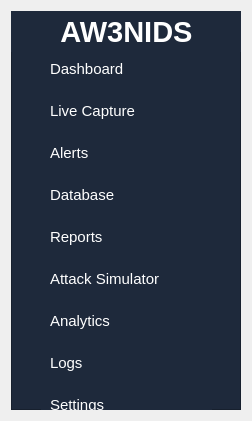
   <widget class="QWidget" name="horizontalLayoutWidget">
    <property name="geometry">
     <rect>
      <x>10</x>
      <y>0</y>
      <width>230</width>
      <height>421</height>
     </rect>
    </property>
    <property name="maximumSize">
     <size>
      <width>230</width>
      <height>16777215</height>
     </size>
    </property>
    <layout class="QHBoxLayout" name="horizontalLayout">
     <item>
      <widget class="QFrame" name="sidebarFrame">
       <property name="enabled">
        <bool>true</bool>
       </property>
       <property name="minimumSize">
        <size>
         <width>230</width>
         <height>0</height>
        </size>
       </property>
       <property name="maximumSize">
        <size>
         <width>230</width>
         <height>16777215</height>
        </size>
       </property>
       <property name="autoFillBackground">
        <bool>false</bool>
       </property>
       <property name="styleSheet">
        <string notr="true">background-color:#1E293B;</string>
       </property>
       <property name="frameShape">
        <enum>QFrame::StyledPanel</enum>
       </property>
       <property name="frameShadow">
        <enum>QFrame::Raised</enum>
       </property>
       <widget class="QLabel" name="iblLogo">
        <property name="geometry">
         <rect>
          <x>0</x>
          <y>0</y>
          <width>231</width>
          <height>41</height>
         </rect>
        </property>
        <property name="styleSheet">
         <string notr="true">font-size: 22pt;
font: 87 8pt &quot;Product Sans Black&quot;;
font-weight: bold;
color: white;</string>
        </property>
        <property name="text">
         <string>AW3NIDS</string>
        </property>
        <property name="alignment">
         <set>Qt::AlignCenter</set>
        </property>
       </widget>
       <widget class="QWidget" name="verticalLayoutWidget_2">
        <property name="geometry">
         <rect>
          <x>30</x>
          <y>40</y>
          <width>171</width>
          <height>374</height>
         </rect>
        </property>
        <layout class="QVBoxLayout" name="NavSidebar">
         <item>
          <widget class="QPushButton" name="btnDashboard">
           <property name="styleSheet">
            <string notr="true">QPushButton{
	font: 8pt &quot;Product Sans&quot;;
	background_color: #334155; 
	color: white;
	border: none;
	padding:9px;
	text-align: left;
	font-size: 11pt;
}

QPushButton:hover{
	background-color:#475569;
}

QPushButton:pressed{
	background-color: #0EA5E9;
}</string>
           </property>
           <property name="text">
            <string>Dashboard</string>
           </property>
          </widget>
         </item>
         <item>
          <widget class="QPushButton" name="btnLiveCapture">
           <property name="styleSheet">
            <string notr="true">QPushButton{
	font: 8pt &quot;Product Sans&quot;;
	background_color: #334155; 
	color: white;
	border: none;
	padding:9px;
	text-align: left;
	font-size: 11pt;
}

QPushButton:hover{
	background-color:#475569;
}

QPushButton:pressed{
	background-color: #0EA5E9;
}</string>
           </property>
           <property name="text">
            <string>Live Capture</string>
           </property>
          </widget>
         </item>
         <item>
          <widget class="QPushButton" name="btnAlerts">
           <property name="styleSheet">
            <string notr="true">QPushButton{
	font: 8pt &quot;Product Sans&quot;;
	background_color: #334155; 
	color: white;
	border: none;
	padding:9px;
	text-align: left;
	font-size: 11pt;
}

QPushButton:hover{
	background-color:#475569;
}

QPushButton:pressed{
	background-color: #0EA5E9;
}</string>
           </property>
           <property name="text">
            <string>Alerts</string>
           </property>
          </widget>
         </item>
         <item>
          <widget class="QPushButton" name="btnDatabase">
           <property name="styleSheet">
            <string notr="true">QPushButton{
	font: 8pt &quot;Product Sans&quot;;
	background_color: #334155; 
	color: white;
	border: none;
	padding:9px;
	text-align: left;
	font-size: 11pt;
}

QPushButton:hover{
	background-color:#475569;
}

QPushButton:pressed{
	background-color: #0EA5E9;
}</string>
           </property>
           <property name="text">
            <string>Database</string>
           </property>
          </widget>
         </item>
         <item>
          <widget class="QPushButton" name="btnReports">
           <property name="styleSheet">
            <string notr="true">QPushButton{
	font: 8pt &quot;Product Sans&quot;;
	background_color: #334155; 
	color: white;
	border: none;
	padding:9px;
	text-align: left;
	font-size: 11pt;
}

QPushButton:hover{
	background-color:#475569;
}

QPushButton:pressed{
	background-color: #0EA5E9;
}</string>
           </property>
           <property name="text">
            <string>Reports</string>
           </property>
          </widget>
         </item>
         <item>
          <widget class="QPushButton" name="btnSimulator">
           <property name="styleSheet">
            <string notr="true">QPushButton{
	font: 8pt &quot;Product Sans&quot;;
	background_color: #334155; 
	color: white;
	border: none;
	padding:9px;
	text-align: left;
	font-size: 11pt;
}

QPushButton:hover{
	background-color:#475569;
}

QPushButton:pressed{
	background-color: #0EA5E9;
}</string>
           </property>
           <property name="text">
            <string>Attack Simulator</string>
           </property>
          </widget>
         </item>
         <item>
          <widget class="QPushButton" name="btnAnalytics">
           <property name="styleSheet">
            <string notr="true">QPushButton{
	font: 8pt &quot;Product Sans&quot;;
	background_color: #334155; 
	color: white;
	border: none;
	padding:9px;
	text-align: left;
	font-size: 11pt;
}

QPushButton:hover{
	background-color:#475569;
}

QPushButton:pressed{
	background-color: #0EA5E9;
}</string>
           </property>
           <property name="text">
            <string>Analytics</string>
           </property>
          </widget>
         </item>
         <item>
          <widget class="QPushButton" name="btnLogs">
           <property name="styleSheet">
            <string notr="true">QPushButton{
	font: 8pt &quot;Product Sans&quot;;
	background_color: #334155; 
	color: white;
	border: none;
	padding:9px;
	text-align: left;
	font-size: 11pt;
}

QPushButton:hover{
	background-color:#475569;
}

QPushButton:pressed{
	background-color: #0EA5E9;
}</string>
           </property>
           <property name="text">
            <string>Logs</string>
           </property>
          </widget>
         </item>
         <item>
          <widget class="QPushButton" name="btnSettings">
           <property name="styleSheet">
            <string notr="true">QPushButton{
	font: 8pt &quot;Product Sans&quot;;
	background_color: #334155; 
	color: white;
	border: none;
	padding:9px;
	text-align: left;
	font-size: 11pt;
}

QPushButton:hover{
	background-color:#475569;
}

QPushButton:pressed{
	background-color: #0EA5E9;
}</string>
           </property>
           <property name="text">
            <string>Settings</string>
           </property>
          </widget>
         </item>
        </layout>
       </widget>
      </widget>
     </item>
    </layout>
   </widget>
